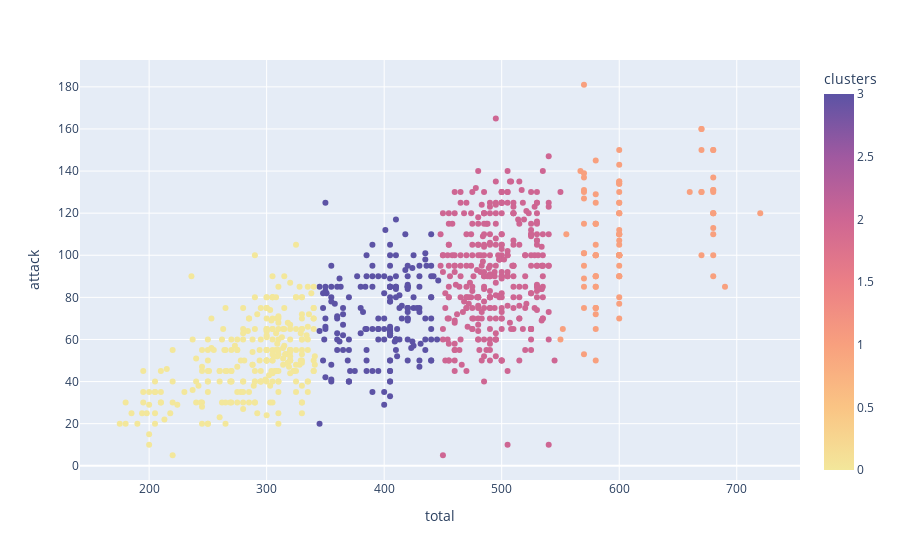

Notebook code for this chart:
### Code cell
fig = px.scatter(copy, x='total', y='attack', hover_data=['name'], 
                 color='clusters', color_continuous_scale = 'sunset')


fig.show()

### Figure 1 — Plotly figure (JSON) as saved in the notebook; plotly's stock layout.template omitted (floating-point values rounded to 4 significant figures; data arrays with more than 128 entries replaced by an {"elided": "..."} marker saying what was removed)
{"data": [{"customdata": {"elided": "898x1 str values"}, "hovertemplate": "total=%{x}<br>attack=%{y}<br>name=%{customdata[0]}<br>clusters=%{marker.color}<extra></extra>", "legendgroup": "", "marker": {"color": {"elided": "898 int values"}, "coloraxis": "coloraxis", "symbol": "circle"}, "mode": "markers", "name": "", "orientation": "v", "showlegend": false, "type": "scatter", "x": {"elided": "898 int values"}, "xaxis": "x", "y": {"elided": "898 int values"}, "yaxis": "y"}], "layout": {"coloraxis": {"colorbar": {"title": {"text": "clusters"}}, "colorscale": [[0, "rgb(243, 231, 155)"], [0.1667, "rgb(250, 196, 132)"], [0.3333, "rgb(248, 160, 126)"], [0.5, "rgb(235, 127, 134)"], [0.6667, "rgb(206, 102, 147)"], [0.8333, "rgb(160, 89, 160)"], [1, "rgb(92, 83, 165)"]]}, "legend": {"tracegroupgap": 0}, "margin": {"t": 60}, "xaxis": {"anchor": "y", "domain": [0, 1], "title": {"text": "total"}}, "yaxis": {"anchor": "x", "domain": [0, 1], "title": {"text": "attack"}}}}
